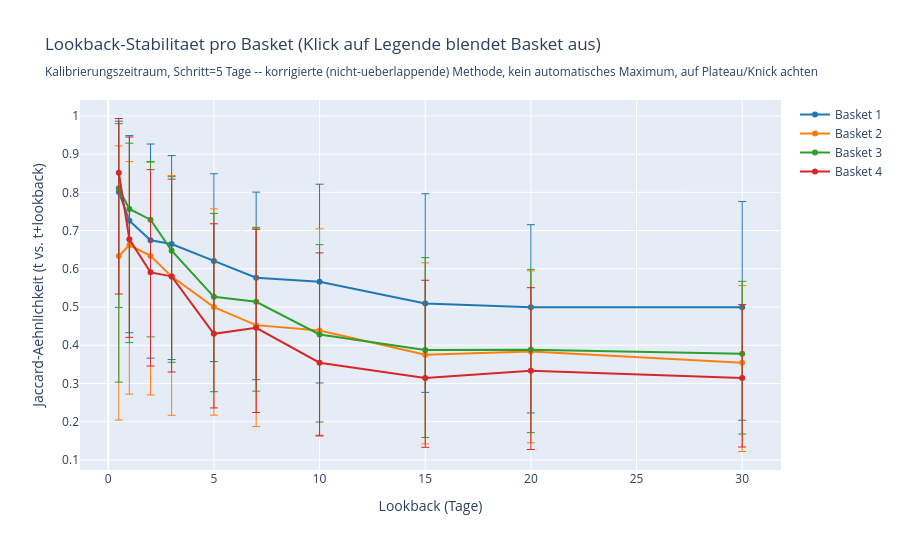

This figure's notebook cell:
### Code cell
# --- Lookback-Stabilitaet: Plot (Plotly, Legende anklickbar zum Ein-/Ausblenden) ---
# Jaccard-Aehnlichkeit zwischen zwei nicht-ueberlappenden Fenstern (t vs.
# t+lookback) pro Basket -- korrigierte Methode, siehe Zelle oben.
#
# Mittelwert (nicht Median -- bei manchen Baskets/Lookbacks ist die Jaccard-
# Aehnlichkeit an so vielen Tagen exakt 1.0, dass der Median selbst darauf
# klemmt), mit ASYMMETRISCHEN Fehlerbalken relativ zum Mittelwert (Std der
# Werte oberhalb nach oben, Std der Werte unterhalb nach unten) -- Jaccard
# ist auf [0, 1] beschraenkt und meist schief verteilt.
#
# WICHTIG: bei kleinem DAY_STRIDE sind aufeinanderfolgende Stichtage NICHT
# unabhaengig -- die Balken unterschaetzen die tatsaechliche Unsicherheit daher
# systematisch, hier bewusst nur als grobe visuelle Orientierung gedacht,
# kein strenges Konfidenzintervall.
#
# WICHTIG 2: BEST_LOOKBACK unten ist bewusst NOCH NICHT an diesen neuen Plot
# angepasst -- erst anschauen und entscheiden, ob/wie sich die Kandidaten
# gegenueber der alten (t-vs-t+1) Kurve verschieben, bevor die Werte (und
# alles Nachgelagerte: Threshold-Kalibrierung, 04_cluster_cache.ipynb,
# Backtests) neu berechnet werden.
_LOOKBACK_PLOT_COLORS = ["#1f77b4", "#ff7f0e", "#2ca02c", "#d62728"]

if RUN_HYPERPARAMETER_SEARCH:
    def _mean_and_split_std(values):
        if not values:
            return None, 0.0, 0.0
        values = np.asarray(values)
        mean = float(np.mean(values))
        above = values[values > mean]
        below = values[values < mean]
        std_up = float(np.sqrt(np.mean((above - mean) ** 2))) if len(above) else 0.0
        std_down = float(np.sqrt(np.mean((below - mean) ** 2))) if len(below) else 0.0
        return mean, std_up, std_down


    fig = go.Figure()
    for i, label in enumerate(basket_labels):
        color = _LOOKBACK_PLOT_COLORS[i % len(_LOOKBACK_PLOT_COLORS)]
        means, stds_up, stds_down = [], [], []
        for lb in LOOKBACK_CANDIDATES:
            mean, std_up, std_down = _mean_and_split_std(lookback_stability[label][lb])
            means.append(mean)
            stds_up.append(std_up)
            stds_down.append(std_down)

        fig.add_trace(go.Scatter(
            x=LOOKBACK_CANDIDATES, y=means, mode="lines+markers", name=label,
            line={"color": color},
            error_y={"type": "data", "array": stds_up, "arrayminus": stds_down, "visible": True, "thickness": 1},
        ))

    fig.update_layout(
        title=(
            "Lookback-Stabilitaet pro Basket (Klick auf Legende blendet Basket aus)<br>"
            f"<sub>Kalibrierungszeitraum, Schritt={DAY_STRIDE} Tage -- korrigierte (nicht-ueberlappende) Methode, "
            "kein automatisches Maximum, auf Plateau/Knick achten</sub>"
        ),
        xaxis_title="Lookback (Tage)",
        yaxis_title="Jaccard-Aehnlichkeit (t vs. t+lookback)",
        height=550,
    )
    fig.show()
else:
    print(
        "RUN_HYPERPARAMETER_SEARCH=False -- Plot uebersprungen (keine "
        "lookback_stability-Daten berechnet). BEST_LOOKBACK unten ist der "
        "zuletzt manuell bestaetigte Wert (aus der ALTEN t-vs-t+1-Methode -- "
        "noch nicht anhand des korrigierten Plots ueberprueft)."
    )

# --- Lookback: nach Betrachtung des korrigierten Plots oben bewusst
# identisch zu 02_pointclouds.ipynb gewaehlt (dieselben Knick-Punkte pro
# Basket sind in der residualisierten Kurve ebenfalls plausibel, siehe
# Diskussion) -- ersetzt die alten, mit der frueheren t-vs-t+1-Methode
# gewaehlten Werte (10/30/35/40).
BEST_LOOKBACK: dict[str, int] = {
    "Basket 1": 7,
    "Basket 2": 10,
    "Basket 3": 15,
    "Basket 4": 5,
}
print("Manuell gewaehlter Lookback pro Basket:", BEST_LOOKBACK)

### Figure 1 — Plotly figure (JSON) as saved in the notebook; plotly's stock layout.template omitted (floating-point values rounded to 4 significant figures)
{"data": [{"error_y": {"array": [0.1853, 0.2228, 0.252, 0.2315, 0.228, 0.2238, 0.2549, 0.2872, 0.216, 0.2767], "arrayminus": [0.3018, 0.2928, 0.3082, 0.302, 0.2634, 0.2668, 0.2651, 0.2324, 0.2764, 0.2956], "thickness": 1, "type": "data", "visible": true}, "line": {"color": "#1f77b4"}, "mode": "lines+markers", "name": "Basket 1", "type": "scatter", "x": [0.5, 1, 2, 3, 5, 7, 10, 15, 20, 30], "y": [0.8008, 0.7255, 0.6744, 0.6646, 0.6206, 0.5767, 0.5663, 0.5091, 0.4993, 0.4993]}, {"error_y": {"array": [0.2883, 0.2183, 0.2446, 0.2644, 0.2569, 0.2523, 0.2663, 0.2403, 0.2112, 0.2021], "arrayminus": [0.429, 0.39, 0.3639, 0.3628, 0.2826, 0.2654, 0.2764, 0.2333, 0.2385, 0.2319], "thickness": 1, "type": "data", "visible": true}, "line": {"color": "#ff7f0e"}, "mode": "lines+markers", "name": "Basket 2", "type": "scatter", "x": [0.5, 1, 2, 3, 5, 7, 10, 15, 20, 30], "y": [0.6332, 0.6621, 0.6337, 0.5795, 0.4997, 0.4526, 0.4384, 0.3751, 0.3834, 0.3539]}, {"error_y": {"array": [0.1693, 0.1721, 0.1524, 0.1937, 0.2182, 0.1948, 0.2349, 0.2414, 0.2099, 0.1897], "arrayminus": [0.507, 0.3497, 0.3065, 0.292, 0.2481, 0.2338, 0.2291, 0.229, 0.2172, 0.2098], "thickness": 1, "type": "data", "visible": true}, "line": {"color": "#2ca02c"}, "mode": "lines+markers", "name": "Basket 3", "type": "scatter", "x": [0.5, 1, 2, 3, 5, 7, 10, 15, 20, 30], "y": [0.8104, 0.7565, 0.7284, 0.6473, 0.5266, 0.5136, 0.4282, 0.3877, 0.3885, 0.3774]}, {"error_y": {"array": [0.142, 0.2677, 0.2687, 0.2544, 0.2879, 0.2576, 0.2873, 0.2555, 0.2175, 0.192], "arrayminus": [0.3171, 0.2564, 0.2449, 0.2501, 0.1938, 0.2217, 0.1899, 0.1814, 0.2058, 0.1806], "thickness": 1, "type": "data", "visible": true}, "line": {"color": "#d62728"}, "mode": "lines+markers", "name": "Basket 4", "type": "scatter", "x": [0.5, 1, 2, 3, 5, 7, 10, 15, 20, 30], "y": [0.8511, 0.677, 0.5906, 0.5801, 0.4298, 0.4457, 0.3543, 0.3144, 0.333, 0.3143]}], "layout": {"height": 550, "title": {"text": "Lookback-Stabilitaet pro Basket (Klick auf Legende blendet Basket aus)<br><sub>Kalibrierungszeitraum, Schritt=5 Tage -- korrigierte (nicht-ueberlappende) Methode, kein automatisches Maximum, auf Plateau/Knick achten</sub>"}, "xaxis": {"title": {"text": "Lookback (Tage)"}}, "yaxis": {"title": {"text": "Jaccard-Aehnlichkeit (t vs. t+lookback)"}}}}
